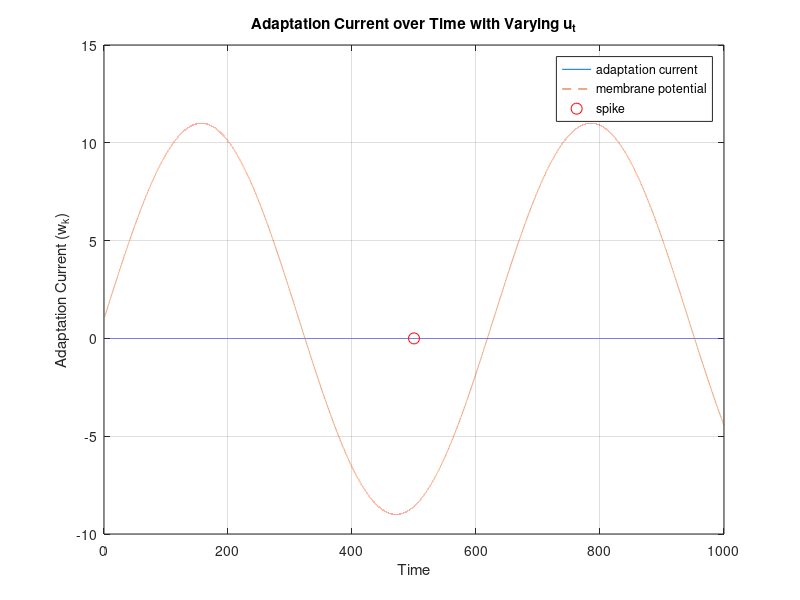

The MATLAB source for this figure:
% solve diff. equation for adaptation current and implement it
% parameters for adaptation current taken from:
% https://neuronaldynamics.epfl.ch/online/Ch6.S2.html

clc
clearvars

% Parameters
t_k = 30; % time constant for adaptation current, indexing over k neurons
a_k = 0; % adaptation coupling
b_k = 60; % adaptation gain
u_rest = -70; % resting potential
t_f = 500; % time point for spike
u_r = -55; % voltage reset




% Time series
tspan = linspace(1, 1000, 100000);
w0 = 0; % initial condition for w_k

u = @(t) 10 * sin(0.01 * t) + 1; % example: sine wave oscillating around 1


% Define and solve the differential equation:  
% t_k * dw_k / dt = a_k(u_t - u_rest) - w_k + b_k * delta(t - t_f)
odefun = @(t, w) (1/t_k) * ((a_k * (u(t) - u_rest) - w) + (t == t_f) * b_k);
[t, w_k] = ode45(odefun, tspan, w0);

% Plot the results
figure;
plot(t, w_k, 'DisplayName', 'adaptation current');
xlabel('Time');
ylabel('Adaptation Current (w_k)');
title('Adaptation Current over Time with Varying u_t');


grid on;

% Plot u_t for reference
hold on;
plot(t, u(t), '--', 'DisplayName', 'membrane potential');
legend show;

plot(t_f, w_k(find(t >= t_f, 1)), 'ro', ...
    'MarkerSize', 8, 'DisplayName', 'spike'); % plot where delta function activates
